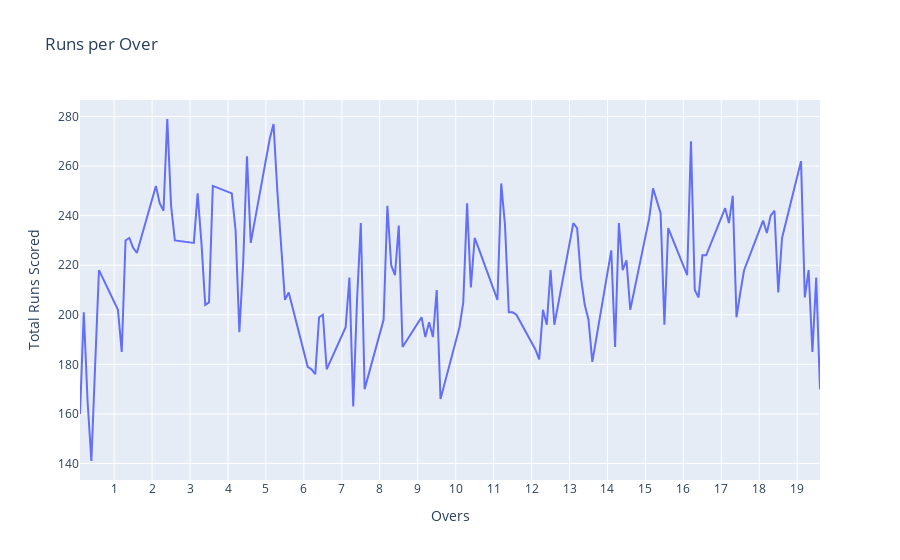

Write notebook code for a chart like this one.
### Code cell
import plotly.express as px
import plotly.offline as py
import plotly.graph_objs as go

py.init_notebook_mode(connected=True)
grouped_data = data.groupby('over')['total_runs'].sum().reset_index()
fig = px.line(grouped_data, x='over', y='total_runs', title='Runs per Over')
fig.update_xaxes(title_text='Overs',tickvals=np.arange(0,21), ticktext=np.arange(0,21))
fig.update_yaxes(title_text='Total Runs Scored')
py.iplot(fig)

### Figure 1 — Plotly figure (JSON) as saved in the notebook; plotly's stock layout.template omitted (floating-point values rounded to 4 significant figures)
{"data": [{"hovertemplate": "over=%{x}<br>total_runs=%{y}<extra></extra>", "legendgroup": "", "line": {"color": "#636efa", "dash": "solid"}, "marker": {"symbol": "circle"}, "mode": "lines", "name": "", "orientation": "v", "showlegend": false, "x": [0.1, 0.2, 0.3, 0.4, 0.5, 0.6, 1.1, 1.2, 1.3, 1.4, 1.5, 1.6, 2.1, 2.2, 2.3, 2.4, 2.5, 2.6, 3.1, 3.2, 3.3, 3.4, 3.5, 3.6, 4.1, 4.2, 4.3, 4.4, 4.5, 4.6, 5.1, 5.2, 5.3, 5.4, 5.5, 5.6, 6.1, 6.2, 6.3, 6.4, 6.5, 6.6, 7.1, 7.2, 7.3, 7.4, 7.5, 7.6, 8.1, 8.2, 8.3, 8.4, 8.5, 8.6, 9.1, 9.2, 9.3, 9.4, 9.5, 9.6, 10.1, 10.2, 10.3, 10.4, 10.5, 10.6, 11.1, 11.2, 11.3, 11.4, 11.5, 11.6, 12.1, 12.2, 12.3, 12.4, 12.5, 12.6, 13.1, 13.2, 13.3, 13.4, 13.5, 13.6, 14.1, 14.2, 14.3, 14.4, 14.5, 14.6, 15.1, 15.2, 15.3, 15.4, 15.5, 15.6, 16.1, 16.2, 16.3, 16.4, 16.5, 16.6, 17.1, 17.2, 17.3, 17.4, 17.5, 17.6, 18.1, 18.2, 18.3, 18.4, 18.5, 18.6, 19.1, 19.2, 19.3, 19.4, 19.5, 19.6], "xaxis": "x", "y": [160, 201, 165, 141, 180, 218, 202, 185, 230, 231, 227, 225, 252, 245, 242, 279, 244, 230, 229, 249, 229, 204, 205, 252, 249, 234, 193, 221, 264, 229, 271, 277, 250, 226, 206, 209, 179, 178, 176, 199, 200, 178, 195, 215, 163, 206, 237, 170, 198, 244, 220, 216, 236, 187, 199, 191, 197, 191, 210, 166, 195, 205, 245, 211, 231, 227, 206, 253, 236, 201, 201, 200, 186, 182, 202, 196, 218, 196, 237, 235, 215, 204, 198, 181, 226, 187, 237, 218, 222, 202, 239, 251, 246, 241, 196, 235, 216, 270, 210, 207, 224, 224, 243, 237, 248, 199, 209, 218, 238, 233, 240, 242, 209, 231, 262, 207, 218, 185, 215, 170], "yaxis": "y", "type": "scatter"}], "layout": {"legend": {"tracegroupgap": 0}, "title": {"text": "Runs per Over"}, "xaxis": {"anchor": "y", "domain": [0, 1], "ticktext": [0, 1, 2, 3, 4, 5, 6, 7, 8, 9, 10, 11, 12, 13, 14, 15, 16, 17, 18, 19, 20], "tickvals": [0, 1, 2, 3, 4, 5, 6, 7, 8, 9, 10, 11, 12, 13, 14, 15, 16, 17, 18, 19, 20], "title": {"text": "Overs"}}, "yaxis": {"anchor": "x", "domain": [0, 1], "title": {"text": "Total Runs Scored"}}}}
